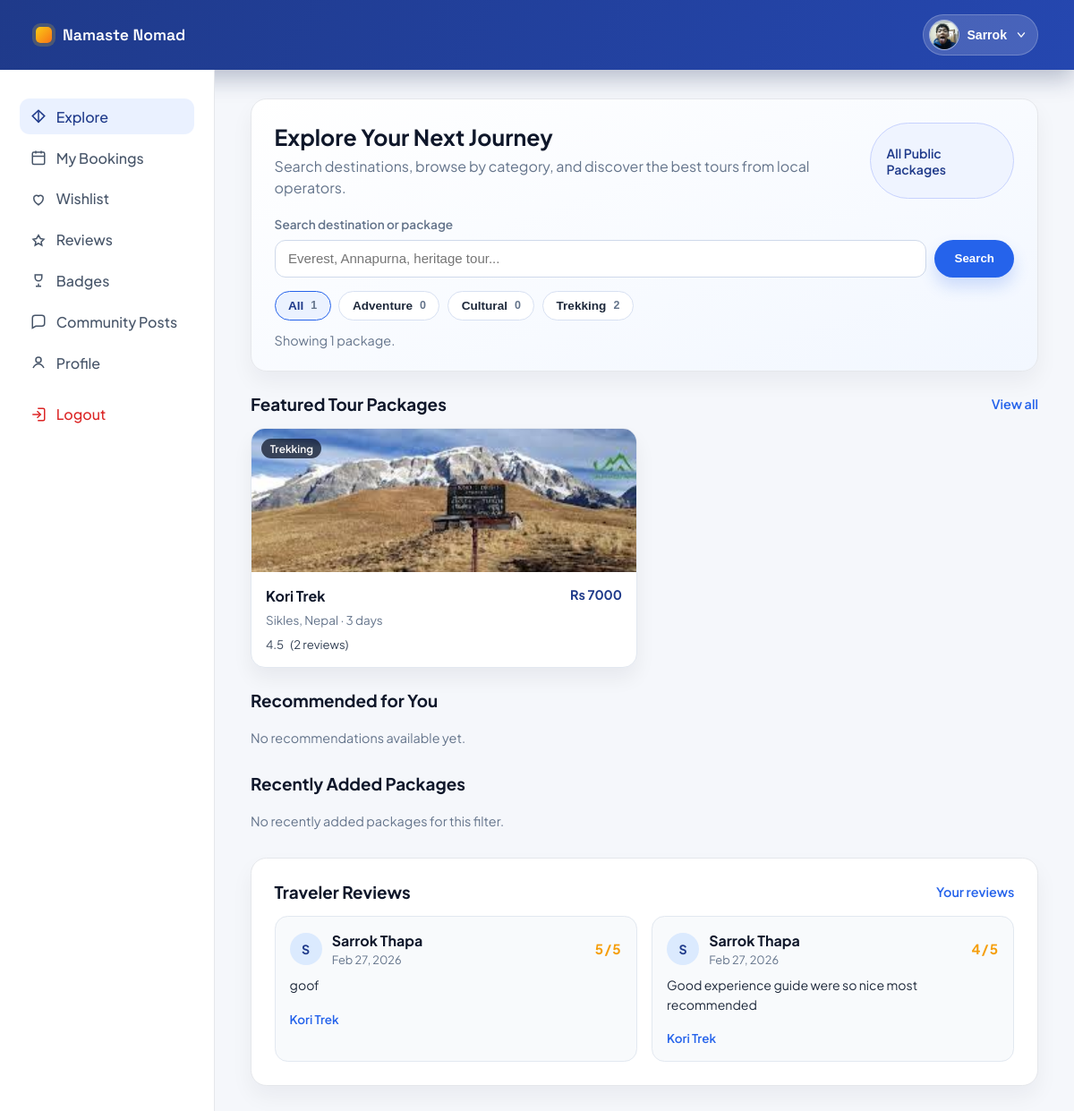
The page /accounts/traveler/home/ (signed in) on the database as committed earlier.
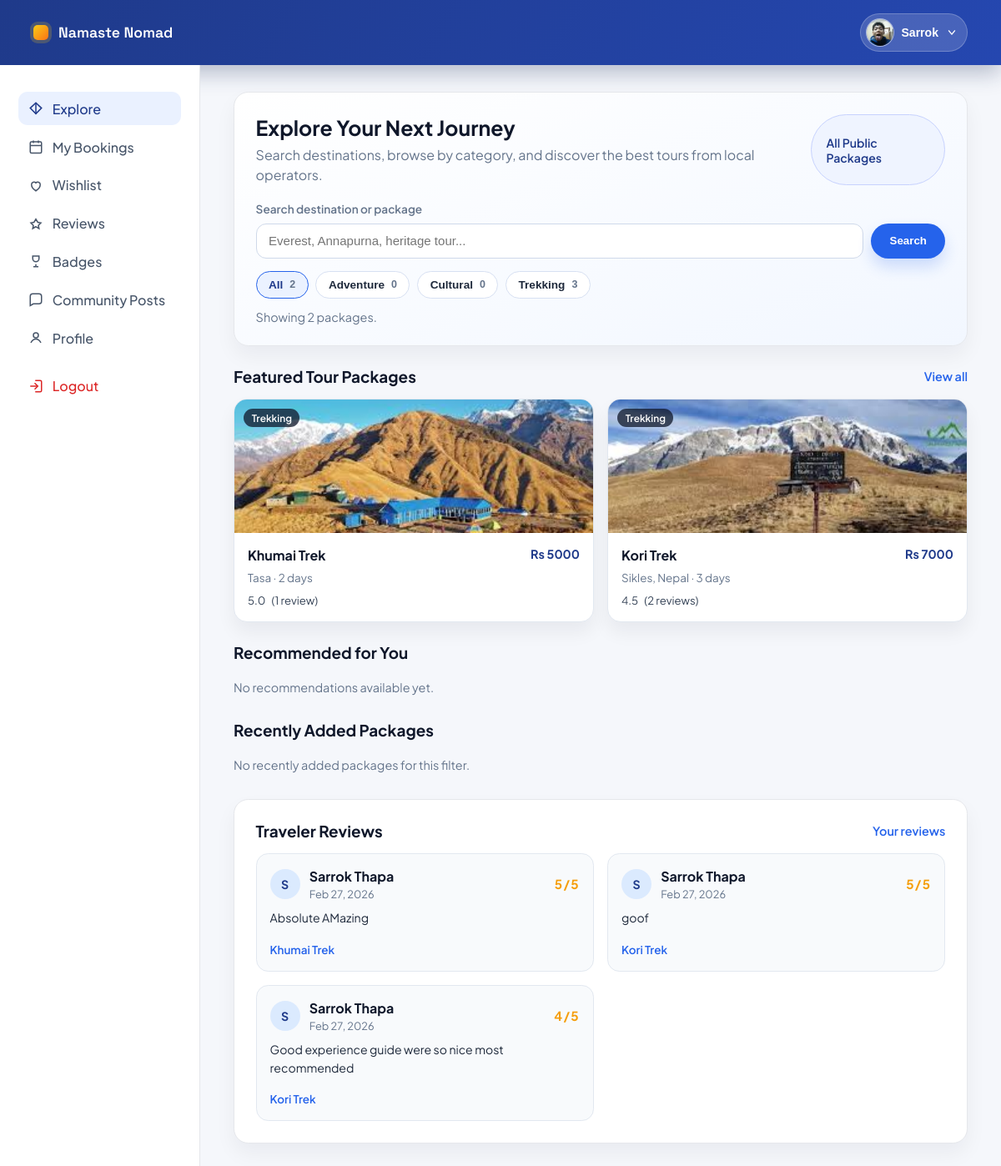
The same page on the database as committed later.
### core/models.py (models this page shows, shortened)
class Package(models.Model):
    DIFFICULTY_CHOICES = (
        ('easy', 'Easy'),
        ('moderate', 'Moderate'),
        ('challenging', 'Challenging'),
        ('expedition', 'Expedition'),
    )
    vendor = models.ForeignKey(
        settings.AUTH_USER_MODEL,
        on_delete=models.CASCADE,
        related_name='vendor_packages',
    )
    title = models.CharField(max_length=200)
    location = models.CharField(max_length=120, blank=True)
    description = models.TextField(blank=True)
    itinerary = models.TextField(blank=True)
    inclusions = models.TextField(blank=True)
    exclusions = models.TextField(blank=True)
    duration_days = models.PositiveSmallIntegerField(blank=True, null=True)
    difficulty = models.CharField(max_length=20, choices=DIFFICULTY_CHOICES, blank=True)
    group_size = models.PositiveSmallIntegerField(blank=True, null=True)
    best_season = models.CharField(max_length=100, blank=True)
    image_url = models.URLField(blank=True)
    price = models.DecimalField(
        max_digits=10,
        decimal_places=2,
        validators=[MinValueValidator(0)],
    )
    is_active = models.BooleanField(default=True)
    views_count = models.PositiveIntegerField(default=0)
    created_at = models.DateTimeField(auto_now_add=True)

class PackageImage(models.Model):
    package = models.ForeignKey(Package, on_delete=models.CASCADE, related_name='images')
    image = models.ImageField(upload_to='package_images/')
    order = models.PositiveIntegerField(default=0)
    created_at = models.DateTimeField(auto_now_add=True)
    class Meta:
        ordering = ('order', 'created_at', 'id')

class Review(models.Model):
    package = models.ForeignKey(Package, on_delete=models.CASCADE, related_name='reviews')
    traveler = models.ForeignKey(
        settings.AUTH_USER_MODEL,
        on_delete=models.SET_NULL,
        related_name='traveler_reviews',
        null=True,
        blank=True,
    )
    rating = models.PositiveSmallIntegerField(
        validators=[MinValueValidator(1), MaxValueValidator(5)],
    )
    comment = models.TextField(blank=True)
    created_at = models.DateTimeField(auto_now_add=True)

### accounts/views.py (the view)
# urls.py: path('traveler/home/', views.traveler_home, name='traveler_home'),
@never_cache
@login_required(login_url='traveler_login')
def traveler_home(request):
    if not _ensure_traveler(request):
        return redirect('traveler_login')
    profile = _get_traveler_profile(request.user)
    if profile is None:
        profile = TravelerProfile.objects.create(user=request.user)
    search_query = (request.GET.get('q') or '').strip()
    selected_category = (request.GET.get('category') or 'all').strip().lower()
    if selected_category not in {'all', *TRAVELER_CATEGORY_SLUGS}:
        selected_category = 'all'
    base_packages = _traveler_package_queryset()
    filtered_packages = base_packages
    if search_query:
        filtered_packages = filtered_packages.filter(
            Q(title__icontains=search_query)
            | Q(location__icontains=search_query)
            | Q(description__icontains=search_query)
        )
    if selected_category != 'all':
        filtered_packages = filtered_packages.filter(category_slug=selected_category)
    category_counts = {
        'all': base_packages.count(),
        **{slug: 0 for slug in TRAVELER_CATEGORY_SLUGS},
    }
    for row in base_packages.values('category_slug').annotate(total=Count('id')):
        slug = row['category_slug']
        if slug in category_counts:
            category_counts[slug] = row['total']
    featured_packages = list(
        filtered_packages.order_by(
            '-avg_rating',
            '-review_count',
            '-views_count',
            '-created_at',
        )[:4]
    )
    featured_ids = {package.id for package in featured_packages}
    recommended_packages = list(
        filtered_packages.exclude(id__in=featured_ids).order_by(
            '-booking_count',
            '-avg_rating',
            '-review_count',
            '-views_count',
            '-created_at',
        )[:4]
    )
    recommended_ids = featured_ids | {package.id for package in recommended_packages}
    recently_added_packages = list(
        filtered_packages.exclude(id__in=recommended_ids).order_by('-created_at')[:4]
    )
    _add_category_labels(featured_packages)
    _add_category_labels(recommended_packages)
    _add_category_labels(recently_added_packages)
    recent_reviews = Review.objects.filter(package__is_active=True).select_related(
        'traveler',
        'package',
    ).order_by('-created_at')[:6]
    category_filters = [
        {'slug': 'all', 'label': 'All', 'count': category_counts['all']},
        *[
            {
                'slug': slug,
                'label': TRAVELER_CATEGORY_LABELS[slug],
                'count': category_counts[slug],
            }
            for slug in TRAVELER_CATEGORY_SLUGS
        ],
    ]
    return render(request, 'accounts/traveler_home.html', {
        'traveler_profile': profile,
        'active_page': 'explore',
        'search_query': search_query,
        'selected_category': selected_category,
        'category_filters': category_filters,
        'featured_packages': featured_packages,
        'recommended_packages': recommended_packages,
        'recently_added_packages': recently_added_packages,
        'recent_reviews': recent_reviews,
        'result_count': filtered_packages.count(),
        'can_clear_filters': bool(search_query or selected_category != 'all'),
    })

### accounts/views.py (called while the page is built)
def _get_traveler_profile(user):
    try:
        return user.traveler_profile
    except TravelerProfile.DoesNotExist:
        return None

def _ensure_traveler(request):
    if getattr(request.user, 'user_type', '') != 'traveler':
        messages.error(request, 'Traveler access only.')
        return False
    return True

def _traveler_package_queryset():
    return (
        Package.objects.filter(is_active=True)
        .select_related('vendor')
        .prefetch_related('images')
        .annotate(
            review_count=Count('reviews', distinct=True),
            avg_rating=Avg('reviews__rating'),
            booking_count=Count(
                'bookings',
                filter=Q(bookings__status='confirmed'),
                distinct=True,
            ),
            category_slug=_traveler_category_expression(),
        )
    )

def _add_category_labels(packages):
    for package in packages:
        package.category_label = TRAVELER_CATEGORY_LABELS.get(
            getattr(package, 'category_slug', 'adventure'),
            'Adventure',
        )

### accounts/templates/accounts/traveler_home.html (shortened to what the changed rows need)
{% extends "accounts/traveler_base.html" %}
{% load static %}
{% block traveler_content %}
    <section class="card explore-hero-card">
        <div class="explore-hero-header">
            <div>
                <h1>Explore Your Next Journey</h1>
            </div>
            <a class="btn-outline" href="{% url 'package_list' %}">All Public Packages</a>
        </div>
        <form method="get" class="explore-search-form">
            <div class="explore-search-row">
            </div>
            <div class="category-filter-row">
                {% for category in category_filters %}
                    <button
                        type="submit"
                        name="category"
                        value="{{ category.slug }}"
                        class="category-filter {% if selected_category == category.slug %}active{% endif %}"
                    >
                        <span>{{ category.label }}</span>
                        <strong>{{ category.count }}</strong>
                    </button>
                {% endfor %}
            </div>
        </form>
        <div class="explore-summary">
            Showing {{ result_count }} package{{ result_count|pluralize }}{% if selected_category != 'all' %} in {{ selected_category|title }}{% endif %}.
        </div>
    </section>
    <section class="explore-section">
        <div class="section-head">
            <h2>Featured Tour Packages</h2>
        </div>
        <div class="package-grid">
            {% if featured_packages %}
                {% for package in featured_packages %}
                    <article class="explore-package-card">
                        {% with cover=package.images.all|first %}
                            <a class="explore-package-media" href="{% url 'package_detail' package.id %}" {% if cover %}style="background-image: url('{{ cover.image.url }}');"{% elif package.image_url %}style="background-image: url('{{ package.image_url }}');"{% endif %}>
                                <span class="package-tag">{{ package.category_label }}</span>
                            </a>
                        {% endwith %}
                        <div class="explore-package-body">
                            <div class="explore-package-top">
                                <h3><a href="{% url 'package_detail' package.id %}">{{ package.title }}</a></h3>
                                <div class="package-price">Rs {{ package.price|floatformat:0 }}</div>
                            </div>
                            <p class="package-meta">{{ package.location|default:"Nepal" }}{% if package.duration_days %} · {{ package.duration_days }} days{% endif %}</p>
                            <div class="package-rating">
                                <span>{{ package.avg_rating|default:0|floatformat:1 }}</span>
                                <span>({{ package.review_count }} review{{ package.review_count|pluralize }})</span>
                            </div>
                        </div>
                    </article>
                {% endfor %}
            {% else %}
                <div class="empty-state">No featured packages match your filters right now.</div>
            {% endif %}
        </div>
    </section>
    <section class="explore-section">
        <div class="section-head">
            <h2>Recommended for You</h2>
        </div>
    </section>
    <section class="explore-section">
        <div class="section-head">
            <h2>Recently Added Packages</h2>
        </div>
    </section>
    <section class="card traveler-review-feed">
        <div class="section-head">
            <h2>Traveler Reviews</h2>
        </div>
        <div class="traveler-review-grid">
            {% if recent_reviews %}
                {% for review in recent_reviews %}
                    {% firstof review.traveler.get_full_name review.traveler.username "Traveler" as reviewer_name %}
                    <article class="traveler-review-card">
                        <div class="traveler-review-head">
                            <div class="traveler-review-avatar">{{ reviewer_name|slice:":1"|upper }}</div>
                            <div>
                                <strong>{{ reviewer_name }}</strong>
                                <div class="review-date">{{ review.created_at|date:"M d, Y" }}</div>
                            </div>
                            <div class="review-stars">{{ review.rating }}/5</div>
                        </div>
                        <p class="traveler-review-comment">{{ review.comment|default:"Great trip and smooth coordination."|truncatewords:25 }}</p>
                        <a class="package-link" href="{% url 'package_detail' review.package.id %}">{{ review.package.title }}</a>
                    </article>
                {% endfor %}
            {% else %}
                <div class="empty-state">No reviews have been posted yet.</div>
            {% endif %}
        </div>
    </section>
{% endblock %}

Rows that differ between the two databases and show on the page:
added Package: images.image (picture), category_label "Trekking", title "Khumai Trek", price "5000", location "Tasa", duration_days "2", avg_rating "5.0", review_count "1"
added Review: reviewer_name "S", reviewer_name "Sarrok Thapa", created_at "Feb 27, 2026", rating "5", comment "Absolute AMazing", package "Khumai Trek"
Other text that changed with them:
{{ result_count }}: "1" → "2"
new list line: "All 2"
new list line: "Trekking 3"
list line gone: "All 1"
list line gone: "Trekking 2"
